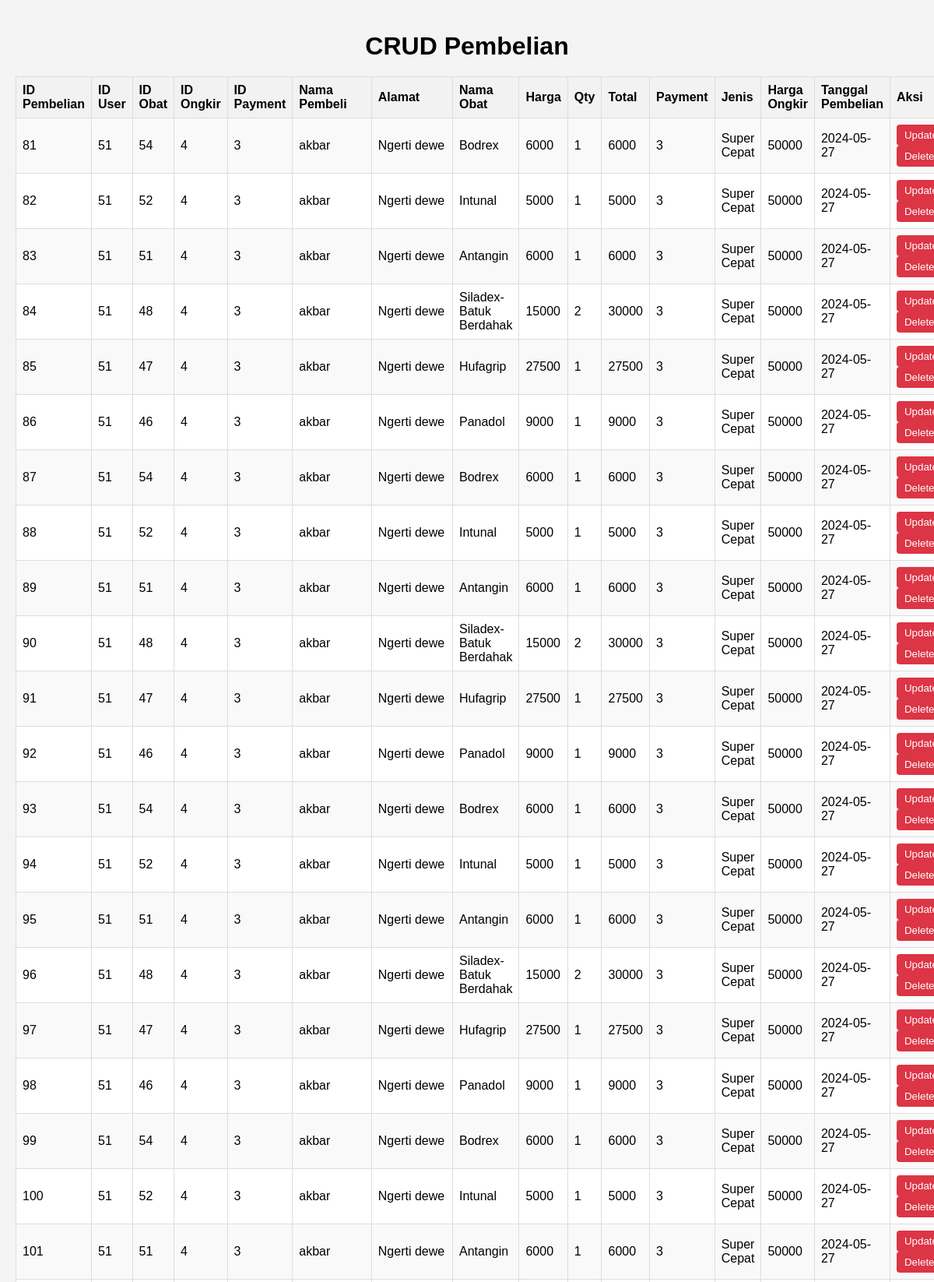
Page /pembelian/datapembelian.php (upper part) on the committed database.
### tables this page shows
CREATE TABLE `pembelian` (
  `id_beli` int(11) NOT NULL,
  `id_user` int(11) NOT NULL,
  `id_obat` int(11) NOT NULL,
  `id_ongkir` int(11) NOT NULL,
  `id_pay` int(11) NOT NULL,
  `nama_pembeli` varchar(1000) NOT NULL,
  `Alamat` varchar(1000) NOT NULL,
  `nama_obat` varchar(100) NOT NULL,
  `harga` varchar(1000) NOT NULL,
  `qty` varchar(1000) NOT NULL,
  `total` varchar(10000) NOT NULL,
  `payment` varchar(1000) NOT NULL,
  `Jenis` varchar(1000) NOT NULL,
  `Harga_ongkir` varchar(100) NOT NULL,
  `tanggal_pembelian` varchar(100) NOT NULL
);

### pembelian/datapembelian.php (the view, shortened to what this page needs)
<?php
$koneksi = mysqli_connect("localhost", "username", "password", "kesehatan");
function getPembelianData() {
    global $koneksi;
    $query = "SELECT * FROM pembelian";
    $result = mysqli_query($koneksi, $query);
    return $result;
}
?>
<!DOCTYPE html>
<html lang="en">
<head>
</head>
<body>
    <h1>CRUD Pembelian</h1>
    <table>
        <tr>
            <th>ID Pembelian</th>
            <th>ID User</th>
            <th>ID Obat</th>
            <th>ID Ongkir</th>
            <th>ID Payment</th>
            <th>Nama Pembeli</th>
            <th>Alamat</th>
            <th>Nama Obat</th>
            <th>Harga</th>
            <th>Qty</th>
            <th>Total</th>
            <th>Payment</th>
            <th>Jenis</th>
            <th>Harga Ongkir</th>
            <th>Tanggal Pembelian</th>
            <th>Aksi</th>
        </tr>
        <?php
        $dataPembelian = getPembelianData();
        while ($row = mysqli_fetch_assoc($dataPembelian)) {
            echo "<tr>";
            echo "<td>" . $row['id_beli'] . "</td>";
            echo "<td>" . $row['id_user'] . "</td>";
            echo "<td>" . $row['id_obat'] . "</td>";
            echo "<td>" . $row['id_ongkir'] . "</td>";
            echo "<td>" . $row['id_pay'] . "</td>";
            echo "<td>" . $row['nama_pembeli'] . "</td>";
            echo "<td>" . $row['Alamat'] . "</td>";
            echo "<td>" . $row['nama_obat'] . "</td>";
            echo "<td>" . $row['harga'] . "</td>";
            echo "<td>" . $row['qty'] . "</td>";
            echo "<td>" . $row['total'] . "</td>";
            echo "<td>" . $row['payment'] . "</td>";
            echo "<td>" . $row['Jenis'] . "</td>";
            echo "<td>" . $row['Harga_ongkir'] . "</td>";
            echo "<td>" . $row['tanggal_pembelian'] . "</td>";
            echo "<td>";
            echo "<form method='post' action='update.php'>";
            echo "<input type='submit' name='update' value='Update'>";
            echo "</form>";
            echo "<form method='post'>";
            echo "<input type='submit' name='delete' value='Delete'>";
            echo "</form>";
            echo "</td>";
            echo "</tr>";
        }
        ?>
    </table>
</body>
</html>

### pembelian/datapembelian.php (style rules this page uses)
body { font-family: Arial, sans-serif; margin: 0; padding: 20px; background-color: #f4f4f4; }
h1 { text-align: center; margin-bottom: 20px; }
table { width: 100%; border-collapse: collapse; background-color: #fff; }
table th, table td { border: 1px solid #ddd; padding: 8px; text-align: left; }
table th { background-color: #f2f2f2; }
table tr:nth-child(even) { background-color: #f9f9f9; }
form { display: inline-block; }
form input[type="submit"] { padding: 6px 10px; background-color: #dc3545; color: white; border: none; cursor: pointer; border-radius: 4px; transition: background-color 0.3s; }

### rows in the picture
pembelian: id_beli "81", id_user "51", id_obat "54", id_ongkir "4", id_pay "3", nama_pembeli "akbar", Alamat "Ngerti dewe", nama_obat "Bodrex", harga "6000", qty "1", total "6000", payment "3", Jenis "Super Cepat", Harga_ongkir "50000", tanggal_pembelian "2024-05-27"
pembelian: id_beli "82", id_user "51", id_obat "52", id_ongkir "4", id_pay "3", nama_pembeli "akbar", Alamat "Ngerti dewe", nama_obat "Intunal", harga "5000", qty "1", total "5000", payment "3", Jenis "Super Cepat", Harga_ongkir "50000", tanggal_pembelian "2024-05-27"
pembelian: id_beli "83", id_user "51", id_obat "51", id_ongkir "4", id_pay "3", nama_pembeli "akbar", Alamat "Ngerti dewe", nama_obat "Antangin", harga "6000", qty "1", total "6000", payment "3", Jenis "Super Cepat", Harga_ongkir "50000", tanggal_pembelian "2024-05-27"
pembelian: id_beli "84", id_user "51", id_obat "48", id_ongkir "4", id_pay "3", nama_pembeli "akbar", Alamat "Ngerti dewe", nama_obat "Siladex-Batuk Berdahak", harga "15000", qty "2", total "30000", payment "3", Jenis "Super Cepat", Harga_ongkir "50000", tanggal_pembelian "2024-05-27"
pembelian: id_beli "85", id_user "51", id_obat "47", id_ongkir "4", id_pay "3", nama_pembeli "akbar", Alamat "Ngerti dewe", nama_obat "Hufagrip", harga "27500", qty "1", total "27500", payment "3", Jenis "Super Cepat", Harga_ongkir "50000", tanggal_pembelian "2024-05-27"
pembelian: id_beli "86", id_user "51", id_obat "46", id_ongkir "4", id_pay "3", nama_pembeli "akbar", Alamat "Ngerti dewe", nama_obat "Panadol", harga "9000", qty "1", total "9000", payment "3", Jenis "Super Cepat", Harga_ongkir "50000", tanggal_pembelian "2024-05-27"
pembelian: id_beli "87", id_user "51", id_obat "54", id_ongkir "4", id_pay "3", nama_pembeli "akbar", Alamat "Ngerti dewe", nama_obat "Bodrex", harga "6000", qty "1", total "6000", payment "3", Jenis "Super Cepat", Harga_ongkir "50000", tanggal_pembelian "2024-05-27"
pembelian: id_beli "88", id_user "51", id_obat "52", id_ongkir "4", id_pay "3", nama_pembeli "akbar", Alamat "Ngerti dewe", nama_obat "Intunal", harga "5000", qty "1", total "5000", payment "3", Jenis "Super Cepat", Harga_ongkir "50000", tanggal_pembelian "2024-05-27"
pembelian: id_beli "89", id_user "51", id_obat "51", id_ongkir "4", id_pay "3", nama_pembeli "akbar", Alamat "Ngerti dewe", nama_obat "Antangin", harga "6000", qty "1", total "6000", payment "3", Jenis "Super Cepat", Harga_ongkir "50000", tanggal_pembelian "2024-05-27"
pembelian: id_beli "90", id_user "51", id_obat "48", id_ongkir "4", id_pay "3", nama_pembeli "akbar", Alamat "Ngerti dewe", nama_obat "Siladex-Batuk Berdahak", harga "15000", qty "2", total "30000", payment "3", Jenis "Super Cepat", Harga_ongkir "50000", tanggal_pembelian "2024-05-27"
pembelian: id_beli "91", id_user "51", id_obat "47", id_ongkir "4", id_pay "3", nama_pembeli "akbar", Alamat "Ngerti dewe", nama_obat "Hufagrip", harga "27500", qty "1", total "27500", payment "3", Jenis "Super Cepat", Harga_ongkir "50000", tanggal_pembelian "2024-05-27"
pembelian: id_beli "92", id_user "51", id_obat "46", id_ongkir "4", id_pay "3", nama_pembeli "akbar", Alamat "Ngerti dewe", nama_obat "Panadol", harga "9000", qty "1", total "9000", payment "3", Jenis "Super Cepat", Harga_ongkir "50000", tanggal_pembelian "2024-05-27"
pembelian: id_beli "93", id_user "51", id_obat "54", id_ongkir "4", id_pay "3", nama_pembeli "akbar", Alamat "Ngerti dewe", nama_obat "Bodrex", harga "6000", qty "1", total "6000", payment "3", Jenis "Super Cepat", Harga_ongkir "50000", tanggal_pembelian "2024-05-27"
pembelian: id_beli "94", id_user "51", id_obat "52", id_ongkir "4", id_pay "3", nama_pembeli "akbar", Alamat "Ngerti dewe", nama_obat "Intunal", harga "5000", qty "1", total "5000", payment "3", Jenis "Super Cepat", Harga_ongkir "50000", tanggal_pembelian "2024-05-27"
pembelian: id_beli "95", id_user "51", id_obat "51", id_ongkir "4", id_pay "3", nama_pembeli "akbar", Alamat "Ngerti dewe", nama_obat "Antangin", harga "6000", qty "1", total "6000", payment "3", Jenis "Super Cepat", Harga_ongkir "50000", tanggal_pembelian "2024-05-27"
pembelian: id_beli "96", id_user "51", id_obat "48", id_ongkir "4", id_pay "3", nama_pembeli "akbar", Alamat "Ngerti dewe", nama_obat "Siladex-Batuk Berdahak", harga "15000", qty "2", total "30000", payment "3", Jenis "Super Cepat", Harga_ongkir "50000", tanggal_pembelian "2024-05-27"
pembelian: id_beli "97", id_user "51", id_obat "47", id_ongkir "4", id_pay "3", nama_pembeli "akbar", Alamat "Ngerti dewe", nama_obat "Hufagrip", harga "27500", qty "1", total "27500", payment "3", Jenis "Super Cepat", Harga_ongkir "50000", tanggal_pembelian "2024-05-27"
pembelian: id_beli "98", id_user "51", id_obat "46", id_ongkir "4", id_pay "3", nama_pembeli "akbar", Alamat "Ngerti dewe", nama_obat "Panadol", harga "9000", qty "1", total "9000", payment "3", Jenis "Super Cepat", Harga_ongkir "50000", tanggal_pembelian "2024-05-27"
pembelian: id_beli "99", id_user "51", id_obat "54", id_ongkir "4", id_pay "3", nama_pembeli "akbar", Alamat "Ngerti dewe", nama_obat "Bodrex", harga "6000", qty "1", total "6000", payment "3", Jenis "Super Cepat", Harga_ongkir "50000", tanggal_pembelian "2024-05-27"
pembelian: id_beli "100", id_user "51", id_obat "52", id_ongkir "4", id_pay "3", nama_pembeli "akbar", Alamat "Ngerti dewe", nama_obat "Intunal", harga "5000", qty "1", total "5000", payment "3", Jenis "Super Cepat", Harga_ongkir "50000", tanggal_pembelian "2024-05-27"
pembelian: id_beli "101", id_user "51", id_obat "51", id_ongkir "4", id_pay "3", nama_pembeli "akbar", Alamat "Ngerti dewe", nama_obat "Antangin", harga "6000", qty "1", total "6000", payment "3", Jenis "Super Cepat", Harga_ongkir "50000", tanggal_pembelian "2024-05-27"
